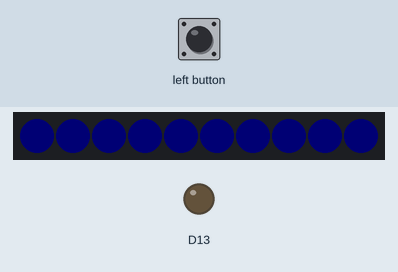
A sketch run on a simulated Adafruit Circuit Playground Express. Parts: 10 RGB LEDs in strip order, left to right, output pins drawn as LEDs (lit = HIGH). The test bench sets the inputs (shaded band). Dim RGB values are drawn brighter than linear.

Above: at 1.2 s.
1.3 s: left button pressed for 0.15 s
At 1.4 s:
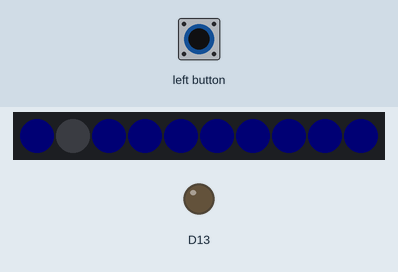
2.0 s: left button pressed for 1 s
At 2.71 s:
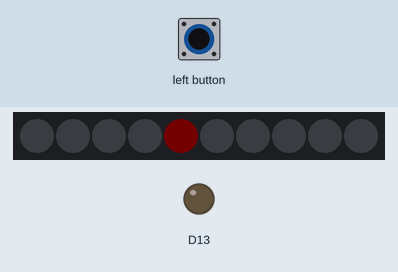
3.6 s: left button pressed for 0.15 s
At 4.2 s:
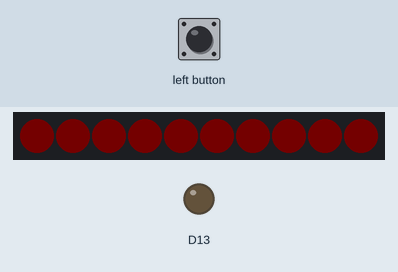
4.3 s: left button pressed for 3.2 s
At 5.2 s:
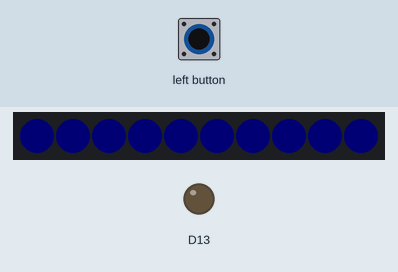
9.0 s: left button pressed for 0.15 s
At 9.1 s:
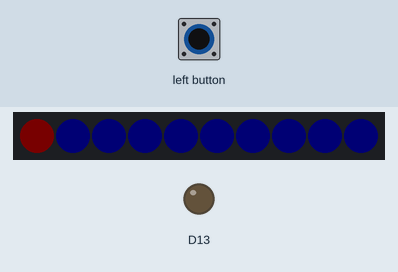
9.7 s: left button pressed for 1 s
At 9.8 s:
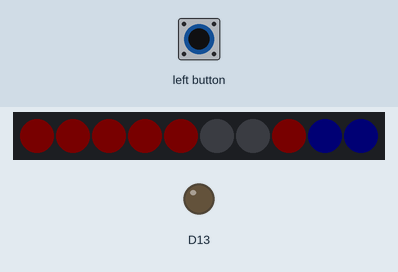

Measured:
- after the input at 1.3 s, the LEDs: change after 0.05 s (image 1)
- after the input at 4.3 s, the LEDs: change after 0.05 s (image 4)
- after the input at 9.0 s, the LEDs: change after 0.05 s (image 5)
- after the input at 9.7 s, the LEDs: change after 0.06 s (image 6)

The sketch:

Test3_multiple_patterns_.ino
```cpp
#include <Adafruit_CircuitPlayground.h>
#define numPatterns 3

#define Step 1
#define MyBrightness 30
#define MyR 10
#define MyG 10
#define MyB 15

#define StepHold (Step - 1)
#define numLED 10
#define ButtonA 4
#define ButtonB 5
byte ColorMode = 0, i = 0, R = 0, G = 0, B = 0, state = 1;
uint32_t PastMillis;
uint32_t MyColor;

#define dbDelay 50
bool Switch = true;
bool ButtonState = false;
uint32_t PrevBounceMillis;

/*
  byte r[] = {  0,  25,  50,  76, 101, 126, 151, 177, 202, 227, 255,
            255, 227, 202, 177, 151, 126, 101,  76,  50,  25,   0,
              0,   0,   0,   0,   0,   0,   0,   0,   0,   0,   0};

  byte g[] = {  0,   0,   0,   0,   0,   0,   0,   0,   0,   0,   0,
              0,  25,  50,  76, 101, 126, 151, 177, 202, 227, 255,
            255, 227, 202, 177, 151, 126, 101,  76,  50,  25,   0};

  byte b[] = {255, 227, 202, 177, 151, 126, 101,  76,  50,  25,   0,
              0,   0,   0,   0,   0,   0,   0,   0,   0,   0,   0,
              0,  25,  50,  76, 101, 126, 151, 177, 202, 227, 255};
*/

void setup() {
  //Serial.begin(115200);
  //while (!Serial) {}
  MyColor = CircuitPlayground.strip.Color(MyR, MyG, MyB);
  CircuitPlayground.begin();
  PastMillis = millis();
  PrevBounceMillis = millis();
  pinMode(ButtonA, INPUT);
  digitalWrite(ButtonA, LOW);
  pinMode(ButtonB, INPUT);
  digitalWrite(ButtonB, LOW);
}

void loop() {
  for (i = 0; i < numLED;) {
    Debounce();
    switch (ColorMode) {
      case 1:
        RunningBlend();
        break;
      case 2:
        RunningLight();
        break;
      case 3:
        ConstBlend();
        break;
      default:
        ConstLight();
        break;
    }
  }
}

void RunningBlend() {
  if (millis() - PastMillis > 100) {
    PastMillis = millis();
    color();
    CircuitPlayground.strip.setPixelColor(i, R, G, B);
    CircuitPlayground.strip.show();
    i++;
  }
}

void RunningLight () {
  if (millis() - PastMillis > 100) {
    PastMillis = millis();
    byte iPast, iMid;
    if (i == 0) iPast = 8, iMid = 9;
    else if(i == 1) iPast = 9, iMid = 0;
    else iPast = i - 2, iMid = i - 1;
    color();
    CircuitPlayground.strip.setPixelColor(i, R, G, B);
    byte r = R / 3, g = G / 3, b = B / 3;
    CircuitPlayground.strip.setPixelColor(iMid, r, g, b);
    r = 0;
    g = 0;
    b = 0;
    CircuitPlayground.strip.setPixelColor(iPast, r, g, b);
    CircuitPlayground.strip.show();
    i++;
  }
}

void ConstBlend() {
  if (millis() - PastMillis > 50) {
    PastMillis = millis();
    if (i == 0) color();
    CircuitPlayground.strip.setPixelColor(i, R, G, B);
    CircuitPlayground.strip.show();
    i++;
  }
}

void ConstLight() {
  CircuitPlayground.strip.setPixelColor(i, MyColor);
  CircuitPlayground.strip.show();
  i++;
}

void Debounce() {
  if (!ButtonState) {
    if (digitalRead(ButtonA) == ButtonState) PrevBounceMillis = millis();
    if (millis() - PrevBounceMillis > dbDelay) ButtonState = true;
  }

  if (ButtonState) {
    if (digitalRead(ButtonA) == ButtonState) PrevBounceMillis = millis();
    if (millis() - PrevBounceMillis > dbDelay) {
      ButtonState = false;
      (ColorMode < numPatterns ? ColorMode++ : ColorMode = 0);
    }
  }
}

void white() {
  R = MyBrightness;
  G = MyBrightness;
  B = MyBrightness;
}

void color() {
  if (state == 1) {
    (R < MyBrightness - StepHold ? R += Step : R = MyBrightness);
    (B > StepHold ? B -= Step : B = 0);
  }
  else if (state == 2) {
    (G < MyBrightness - StepHold ? G += Step : G = MyBrightness);
    (R > StepHold ? R -= Step : R = 0);
  }
  else if (state == 3) {
    (B < MyBrightness - StepHold ? B += Step : B = MyBrightness);
    (G > StepHold ? G -= Step : G = 0);
  }
  else state = 1;

  if ((R == MyBrightness && B == 0) ||
      (G == MyBrightness && R == 0) ||
      (B == MyBrightness && G == 0)) {
    (state < 3 ? state++ : state = 1);
  }
}
```
